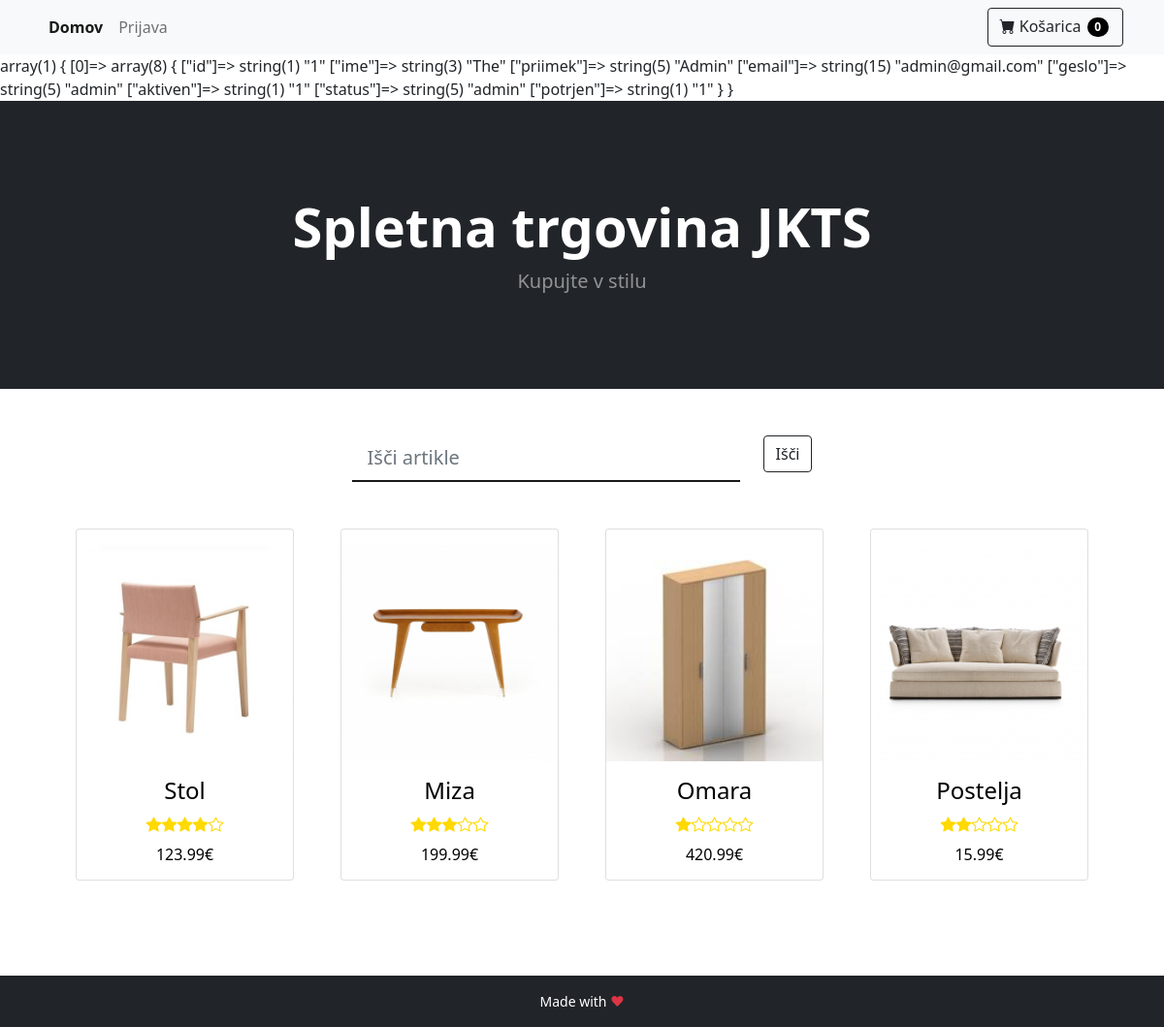
The page / on the database its author committed.
### tables this page shows
CREATE TABLE IF NOT EXISTS `article` (
    `id` INT AUTO_INCREMENT PRIMARY KEY,
    `title` TEXT NOT NULL,
    `description` TEXT NOT NULL,
    `price` FLOAT NOT NULL,
    `photo` TEXT NOT NULL,
    `review` INT NOT NULL,
    `sumReview` INT NOT NULL,
    `numReview` INT NOT NULL
);

### model/database_init.php (called while the page is built, shortened)
<?php
class DBInit {
    private static $host = "localhost";
    private static $user = "root";
    private static $password = "ep";
    private static $schema = "webshop";
    private static $instance = null;
    public static function getInstance() {
        if (!self::$instance) {
            $config = "mysql:host=" . self::$host
                    . ";dbname=" . self::$schema;
            $options = array(
                PDO::ATTR_ERRMODE => PDO::ERRMODE_EXCEPTION,
                PDO::ATTR_DEFAULT_FETCH_MODE => PDO::FETCH_ASSOC,
                PDO::ATTR_PERSISTENT => true,
                PDO::MYSQL_ATTR_INIT_COMMAND => 'SET NAMES utf8'
            );
            self::$instance = new PDO($config, self::$user, self::$password, $options);
        }
        return self::$instance;
    }
}

### model/AbstractDB.php (called while the page is built, shortened)
<?php
require_once 'model/database_init.php';
abstract class AbstractDB {
    protected static $dbh = null;
    public static function getConnection() {
        if (is_null(self::$dbh)) {
            self::$dbh = DBInit::getInstance();
        }
        return self::$dbh;
    }
    protected static function query($sql, array $params = array()) {
        $stmt = self::getConnection()->prepare($sql);
        $params_filtered = self::filterParams($sql, $params);
        $stmt->execute($params_filtered);
        return $stmt->fetchAll();
    }
    protected static function filterParams($sql, array $params) {
        $sql_split = preg_split("/[\(\) ,]/", $sql);
        $sql_params = array_values(preg_grep('/^:/', $sql_split));
        $result = array();
        return $result;
    }
    protected static function alterKeys(array $params) {
        $result = array();
        return $result;
    }
}

### model/ArticleDB.php (called while the page is built, shortened)
<?php
require_once 'model/AbstractDB.php';
class ArticleDB extends AbstractDB {
    public static function getAll() {
        return parent::query("SELECT id, title, description, price, photo, review, sumReview, numReview"
                        . " FROM article"
                        . " ORDER BY id ASC");
    }
}

### model/UserDB.php (called while the page is built, shortened)
<?php
require_once 'model/AbstractDB.php';
class UserDB extends AbstractDB {
    public static function getCustomerById() {
        return parent::query("SELECT * FROM `Oseba`");
    }
}

### ViewHelper.php (called while the page is built, shortened)
<?php
class ViewHelper {
    public static function render($file, $variables = array()) {
        extract($variables);
        include($file);
        return ob_get_clean();
    }
}

### view/index.php (the view, shortened to what this page needs)
<!doctype html>
<html lang="en">
    <head>
        <link href="../public/css/style.css" rel="stylesheet" />
        <link href="https://cdn.jsdelivr.net/npm/bootstrap@5.1.3/dist/css/bootstrap.min.css" rel="stylesheet"
>
        <link href="https://cdn.jsdelivr.net/npm/bootstrap-icons@1.5.0/font/bootstrap-icons.css" rel="stylesheet" />
    </head>
    <body>
        <?php include("layout/navbar.php"); var_dump(UserDB::getCustomerById()) ?>
        <header class="bg-dark py-5">
            <div class="container px-4 px-lg-5 my-5">
                <div class="text-center text-white">
                    <h1 class="display-4 fw-bolder">Spletna trgovina JKTS</h1>
                    <p class="lead fw-normal text-white-50 mb-0">Kupujte v stilu</p>
                </div>
            </div>
        </header>
        <div class="container mt-5 d-flex justify-content-center">
            <div class="row">
                <div class="col">
                    <input class="sign form-control form-control-lg form-control-borderless" type="search"
                           placeholder="Išči artikle">
                </div>
                <div class="col">
                    <button class="btn btn-outline-dark" type="submit">Išči</button>
                </div>
            </div>
        </div>
        <div class="container px-4 px-lg-5 mt-5">
            <div class="row gx-4 gx-lg-5 row-cols-2 row-cols-md-3 row-cols-xl-4 justify-content-center">
                <?php foreach ($articles as $article): ?>
                    <div class="col mb-5">
                        <a href="<?= BASE_URL . "product?id=" . $article["id"] ?>">
                            <div class="card">
                                <img class="card-image pt-3" src="../public/assets/<?= $article["photo"] ?>" />
                                <div class="card-body">
                                    <h4 class="card-name"><?= $article["title"] ?></h5>
                                        <div class="card-stars">
                                            <?php
                                            $empty = 5 - $article["review"];
                                            for ($i = 0; $i < $article["review"]; $i++) {
                                                echo '<div class="bi-star-fill"></div>';
                                            }
                                            for ($i = 0; $i < $empty; $i++) {
                                                echo '<div class="bi-star"></div>';
                                            }
                                            ?>
                                        </div>
                                        <h5 class="card-price"><?= $article["price"] ?>€</h5>
                                </div>
                            </div>
                        </a>
                    </div>
                <?php endforeach ?>
            </div>
        </div>
        <?php include("layout/footer.php") ?>
    </body>
</html>

### index.php (shortened to what this page needs)
<?php
require_once ("controller/MainController.php");
$path = isset($_SERVER["PATH_INFO"]) ? trim($_SERVER["PATH_INFO"], "/") : "";
$urls = [
    "" => function () {
        MainController::index();
    },
    "product" => function () {
        MainController::product();
    },
    "checkout" => function () {
        if ($_SERVER["REQUEST_METHOD"] == "POST") {
            OrderController::add();
        } else {
            OrderController::checkout();
        }
    },
    "cart" => function () {
        OrderController::cart();
    },
    "summary" => function () {
        OrderController::summary();
    },
    "order-details" => function () {
        OrderController::order_details();
    },
    "order-edit" => function () {
        if ($_SERVER["REQUEST_METHOD"] == "POST") {
            OrderController::edit_status();
        } else {
            OrderController::order_edit();
        }
    },
    "signin" => function () {
        if ($_SERVER["REQUEST_METHOD"] == "POST") {
            UserController::verifySignIn();
        } else if ($_SERVER["REQUEST_METHOD"] == "GET") {
            UserController::signin();
        }
    },
    "signup" => function () {
        if ($_SERVER["REQUEST_METHOD"] == "GET") {
            UserController::signup();
        } else if ($_SERVER["REQUEST_METHOD"] == "POST") {
            UserController::create_user();
        }
    },
    "control-panel-seller" => function () {
        MainController::controlPanelSeller();
    },
    "control-panel-admin" => function () {
        MainController::controlPanelAdmin();
    },
    "add-seller" => function () {
        if ($_SERVER["REQUEST_METHOD"] == "GET") {
            MainController::addSellerView();
        } else if ($_SERVER["REQUEST_METHOD"] == "POST") {
            UserController::addSeller();
        }
    },
    "product/add" => function () {
        if ($_SERVER["REQUEST_METHOD"] == "POST") {
            ArticleController::add();
        } else {
            ArticleController::addForm();
        }
    },
    "profile" => function () {
        UserController::profile();
    },
    "logout" => function () {
        UserController::logout();
    },
    "change_password" => function () {
        UserController::change_password();
    },
    "update_user" => function () {
        UserController::update_user();
    },
    "update_customer" => function() {
        UserController::update_customer();
    },
    "product/edit" => function () {
        if ($_SERVER["REQUEST_METHOD"] == "POST") {
            ArticleController::edit();
        } else {
            ArticleController::editForm();
        }
    },
    "product/delete" => function () {
        ArticleController::delete();
    },
    "product/rate" => function () {
        if ($_SERVER["REQUEST_METHOD"] == "POST") {
            ArticleController::rate();
        }
    },
    "seller/edit" => function () {
        if ($_SERVER["REQUEST_METHOD"] == "POST") {
            UserController::editSeller();
        } else if ($_SERVER["REQUEST_METHOD"] == "GET") {
            UserController::editForm();
        }
    },
    "seller/delete" => function () {
        UserController::deleteSeller();
    },
    "my-orders" => function () {
        MainController::myOrdersPage();
    }
];
try {
    if (isset($urls[$path])) {
        $urls[$path]();
    } else {
        echo "No controller for '$path'";
    }
} catch (InvalidArgumentException $e) {
    echo "$path";
    ViewHelper::error404();
} catch (Exception $e) {
    echo "An error occurred: <pre>$e</pre>";
}

### controller/MainController.php (shortened to what this page needs)
<?php
require_once("model/ArticleDB.php");
require_once("model/UserDB.php");
require_once("ViewHelper.php");
class MainController {
    public static function index() {
        echo ViewHelper::render("view/index.php", [
            "articles" => ArticleDB::getAll()
        ]);
    }
}

### view/layout/navbar.php (shortened to what this page needs)
<?php
$slug = isset($_SERVER["PATH_INFO"]) ? trim($_SERVER["PATH_INFO"], "/") : "";
?>
<nav class="navbar navbar-expand-lg navbar-light bg-light">
    <div class="container">
        <ul class="navbar-nav me-auto">
            <li class="nav-item"><a class="nav-link <?php echo ($slug == "") ? "active" : ""; ?>" aria-current="page" href="<?= BASE_URL . "" ?>">Domov</a></li>
            <?php if (isset ($_SESSION["loggedIn"]) && $_SESSION["loggedIn"] == true) { ?>
                <li class="nav-item"><a class="nav-link <?php echo ($slug == "profile") ? "active" : ""; ?>" href="<?= BASE_URL . "profile" ?>">Profil</a></li>
            <?php } else {?>
                <li class="nav-item"><a class="nav-link <?php echo ($slug == "signin") ? "active" : ""; ?>" href="<?= BASE_URL . "signin" ?>">Prijava</a></li>
            <?php }?>
        </ul>
        <form class="d-flex">
            <a class="btn btn-outline-dark" href="<?= BASE_URL . "cart" ?>" data-toggle="modal" data-target="#exampleModal">
                <span class="bi-cart-fill"></span>
                Košarica
                <span class="badge"><?php echo(!empty($_SESSION["cart"])) ? count($_SESSION["cart"]) : "0" ?></span>
            </a>
        </form>
    </div>
</nav>

### view/layout/footer.php (shortened to what this page needs)
<footer class="bg-dark">
    <p class="footer-text py-3">Made with <span class="text-danger">♥</span></p>
</footer>

### public/css/style.css (style rules this page uses)
.nav-link.active { font-weight: 600; }
.btn .badge { color: white; background-color: black; border-radius: 50px; margin: 2px; }
footer { margin-top: 50px; }
.footer-text { text-align: center; color: white; font-size: 14px; margin-bottom: 0; }
.card { text-align: center; transition: box-shadow 0.2s; }
.card-body { padding: 0px; }
.card-price { font-size: 16px; padding-top: 10px; margin-bottom: 0; }
.card-stars { display: flex; justify-content: center; color: rgb(255, 217, 0); }
.col a { text-decoration: none; color: black; }
.sign { width: 400px !important; border-left: none !important; border-right: none !important; border-top: none !important; border-radius: 0 !important; border-bottom: 2px rgb(24, 24, 24) solid !important; }

### rows shown on the page
article: photo (picture), title "Stol", review 4 (drawn), price "123.99"
article: photo (picture), title "Miza", review 3 (drawn), price "199.99"
article: photo (picture), title "Omara", review 1 (drawn), price "420.99"
article: photo (picture), title "Postelja", review 2 (drawn), price "15.99"
